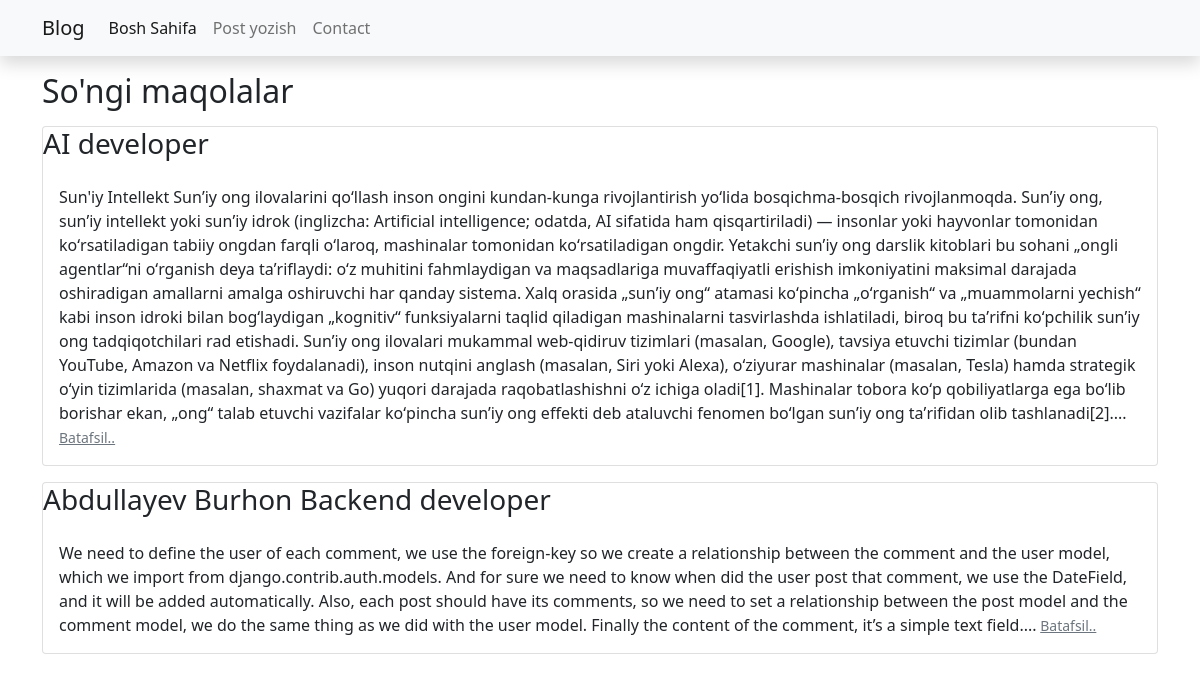
The page / on the database its author committed.
### university/models.py (models this page shows, shortened)
class Customer(models.Model):
    name = models.CharField(max_length=400, verbose_name="name")
    title = models.TextField()
    url_name = models.URLField(max_length=500, verbose_name="Url name")
    image = models.ImageField(upload_to='image', verbose_name='rasm')
    create = models.DateTimeField(auto_now_add=True)
    def get_absolute_url(self):
        return "/"  + str(self.id)  + "/"
    class Meta:
        ordering = ['-id']

### university/views.py (the view)
# urls.py: path('', PostListView.as_view(), name='list'),
class  PostListView(ListView):
    model  = Customer
    template_name = 'list.html'
    context_object_name = 'posts'

### templates/list.html (shortened to what this page needs)
{% extends "base.html" %}
{% block content %}
    <h2 class="mt-3" >So'ngi maqolalar</h2>
    <div class="cards" >
        {% for post in posts %}
            <div class="card mt-3 ">
                <h3>{{post.name}}</h3>
                <div class="card-body">
                    {{post.title}}...<small>  <a class="text-muted" href="{{post.get_absolute_url}}">Batafsil..</a></small>
              </div>
            </div>
        {% endfor %}
    </div>
{% endblock %}

### templates/base.html (shortened to what this page needs)
<!DOCTYPE html>
<html>
<head>
    <link href="https://cdn.jsdelivr.net/npm/bootstrap@5.0.2/dist/css/bootstrap.min.css" rel="stylesheet">
    <link rel="stylesheet" href="https://cdnjs.cloudflare.com/ajax/libs/font-awesome/6.4.0/css/all.min.css" />
</head>
<body>
    <nav class="navbar shadow navbar-expand-lg navbar-light bg-light">
      <div class="container ">
        <a class="navbar-brand" href="/">Blog</a>
        <div class="navbar-collapse" id="navbarNav">
          <ul class="navbar-nav">
            <li class="nav-item">
              <a class="nav-link active" aria-current="page" href="/">Bosh Sahifa</a>
            </li>
            <li class="nav-item">
              <a class="nav-link" href="">Post yozish</a>
            </li>
             <li class="nav-item">
              <a class="nav-link" href="{% url 'university:contact' %}">Contact</a>
            </li>
          </ul>
        </div>
      </div>
    </nav>
    <div class="container" >{% block content %}{% endblock %}</div>
</body>
</html>

### rows shown on the page
Customer: name "AI developer", title "Sun'iy Intellekt Sunʼiy ong ilovalarini qoʻllash inson ongini kundan-kunga rivojlantirish yoʻlida bosqichma-bosqich rivojlanmoqda. Sunʼiy ong, sunʼiy intellekt yoki sunʼiy idrok (inglizcha: Artificial intelligence; odatda, AI sifatida ham qisqartiriladi) — insonlar yoki hayvonlar tomonidan koʻrsatiladigan tabiiy ongdan farqli oʻlaroq, mashinalar tomonidan koʻrsatiladigan ongdir. Yetakchi sunʼiy ong darslik kitoblari bu sohani „ongli agentlar“ni oʻrganish deya taʼriflaydi: oʻz muhitini fahmlaydigan va maqsadlariga muvaffaqiyatli erishish imkoniyatini maksimal darajada oshiradigan amallarni amalga oshiruvchi har qanday sistema. Xalq orasida „sunʼiy ong“ atamasi koʻpincha „oʻrganish“ va…"
Customer: name "Abdullayev Burhon Backend developer", title "We need to define the user of each comment, we use the foreign-key so we create a relationship between the comment and the user model, which we import from django.contrib.auth.models. And for sure we need to know when did the user post that comment, we use the DateField, and it will be added automatically. Also, each post should have its comments, so we need to set a relationship between the post model and the comment model, we do the same thing as we did with the user model. Finally the content of the comment, it’s a simple text field."
